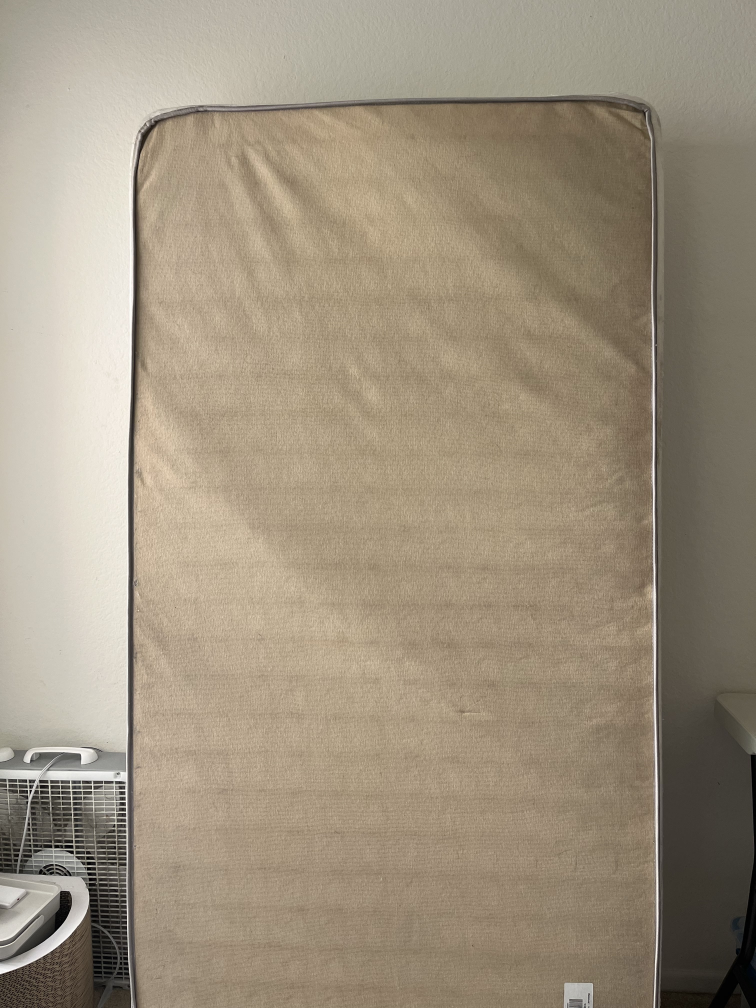
#> input picture res/IMG_0946.jpg, 3024 x 4032 px, given in place of the camera (shown at 1/4 size)
$ python bedDetection.py
#> lines starting #> are read from the running program, lines starting #| are printed output that depends on the picture; after the words box and inside, x2 and y2 are one past the last pixel; in counts of white or black regions, pixels touching at a corner belong together
import cv2
import numpy as np

def clahe(img, clip_limit=2.0, grid_size=(8,8)):
    clahe = cv2.createCLAHE(clipLimit=clip_limit, tileGridSize=grid_size)
    return clahe.apply(img)

def getBedBoundingBox() -> tuple:
    cap = cv2.VideoCapture(0)
    brightest_rectangle = None
    totalFrames = 0
    canvas = None
    while totalFrames < 20:
        ret, img = cap.read()
#> img is the input picture: shape (4032, 3024, 3); mean B, G, R 126.6, 145.9, 158.2
        # HSV thresholding to get rid of as much background as possible
        hsv = cv2.cvtColor(img, cv2.COLOR_BGR2HSV)
#> hsv: shape (4032, 3024, 3); mean H, S, V 19.2, 53, 158.2
        lower_blue = np.array([10, 0, 20])
        upper_blue = np.array([150, 40, 225])
        mask = cv2.inRange(hsv, lower_blue, upper_blue)
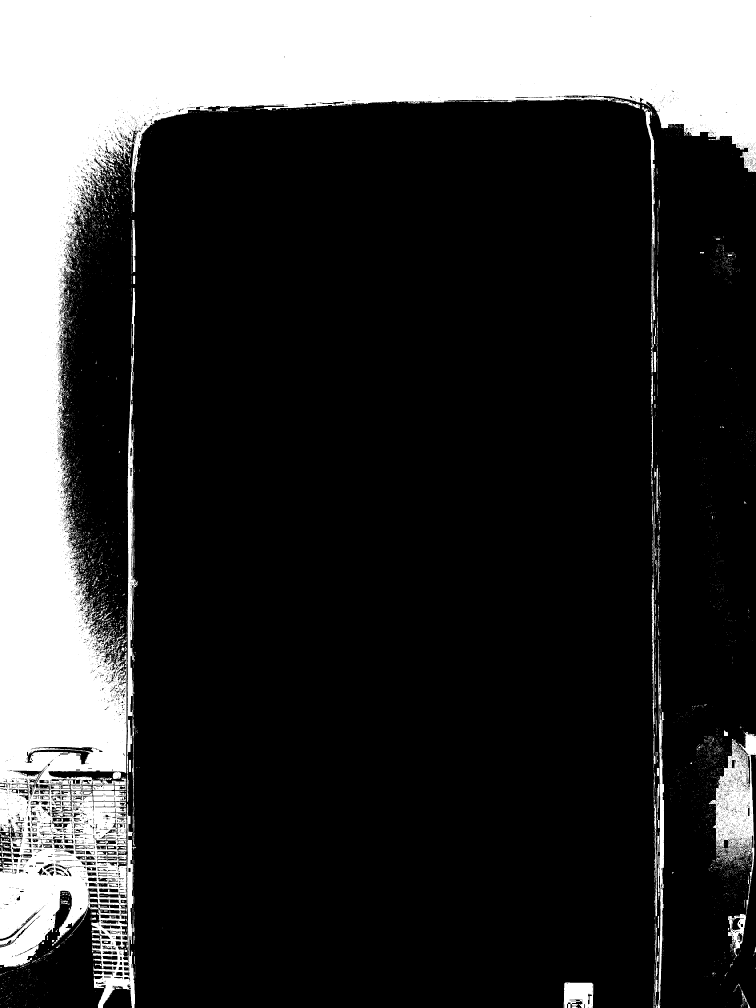
#> mask: shape (4032, 3024) (shown at 1/4 size); 22.1% white; 7100 white regions (6647 under 20 px), largest, box (x1, y1, x2, y2) and area: (0, 0, 3024, 4032) 2510209, (2836, 2928, 3024, 3826) 55600, (508, 1152, 551, 3208) 26941
        result = cv2.bitwise_and(img, img, mask=mask)
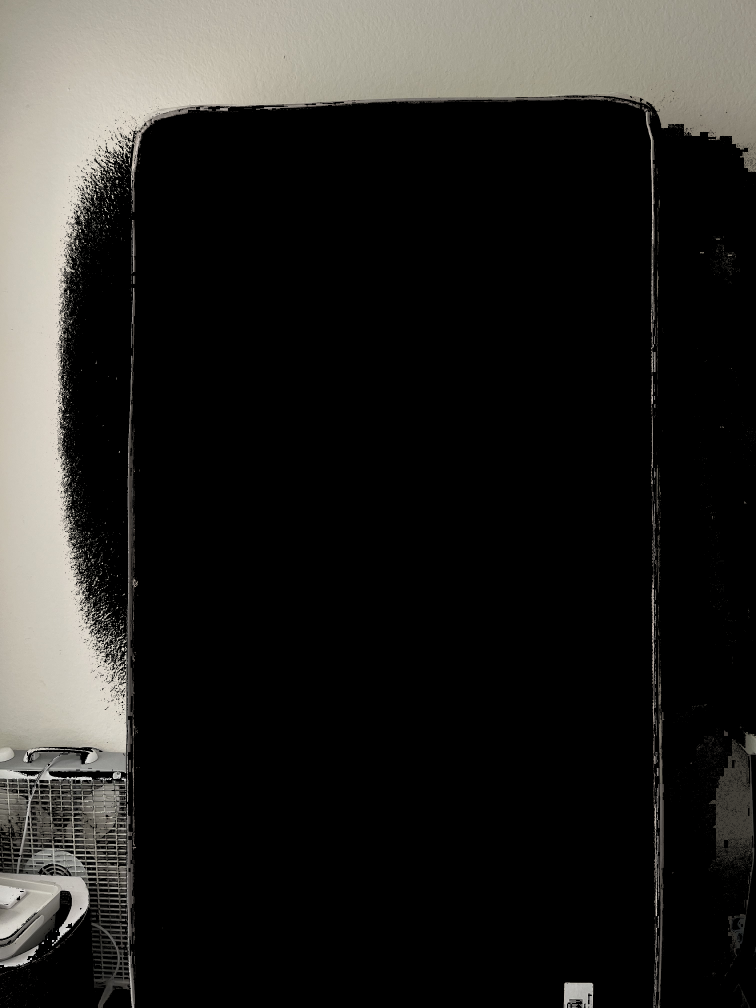
#> result: shape (4032, 3024, 3) (shown at 1/4 size); mean B, G, R 34.7, 37.4, 38.4
        b, g, r = cv2.split(result)
        g = clahe(g, 5, (3, 3))
#> in clahe, `return clahe.apply(img)`:
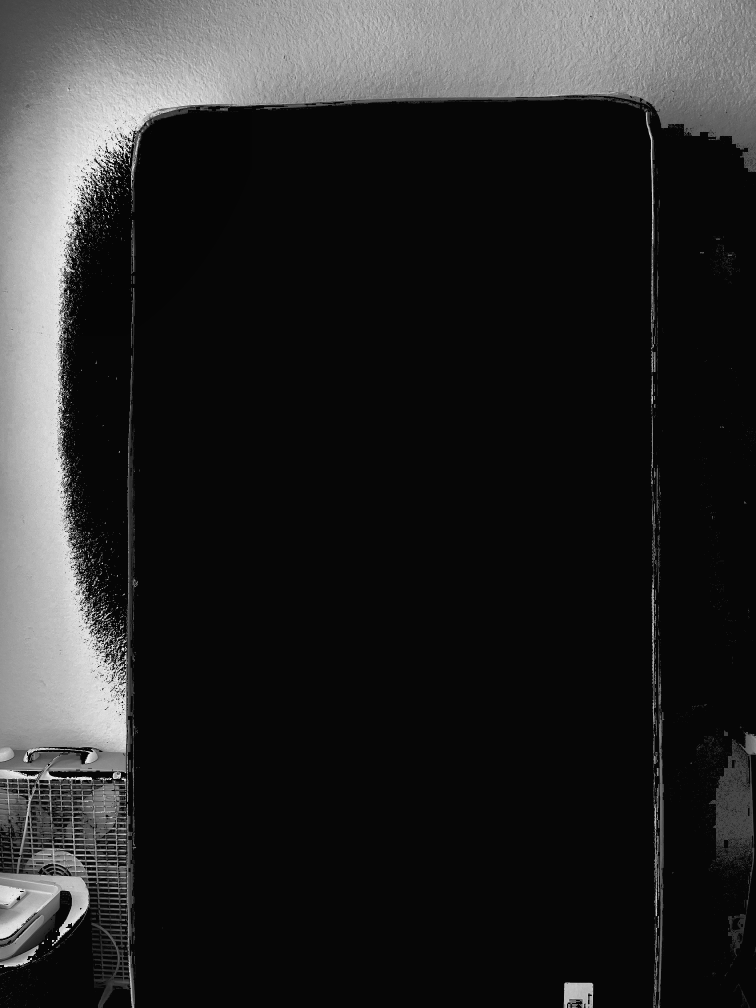
#> returned value: shape (4032, 3024) (shown at 1/4 size); min 5, max 242, mean 38.5

        # Adaptive Thresholding to isolate the bed
        img_blur = cv2.blur(g, (9, 9))
        img_th = cv2.adaptiveThreshold(img_blur, 255, cv2.ADAPTIVE_THRESH_GAUSSIAN_C,
                                    cv2.THRESH_BINARY, 51, 2)
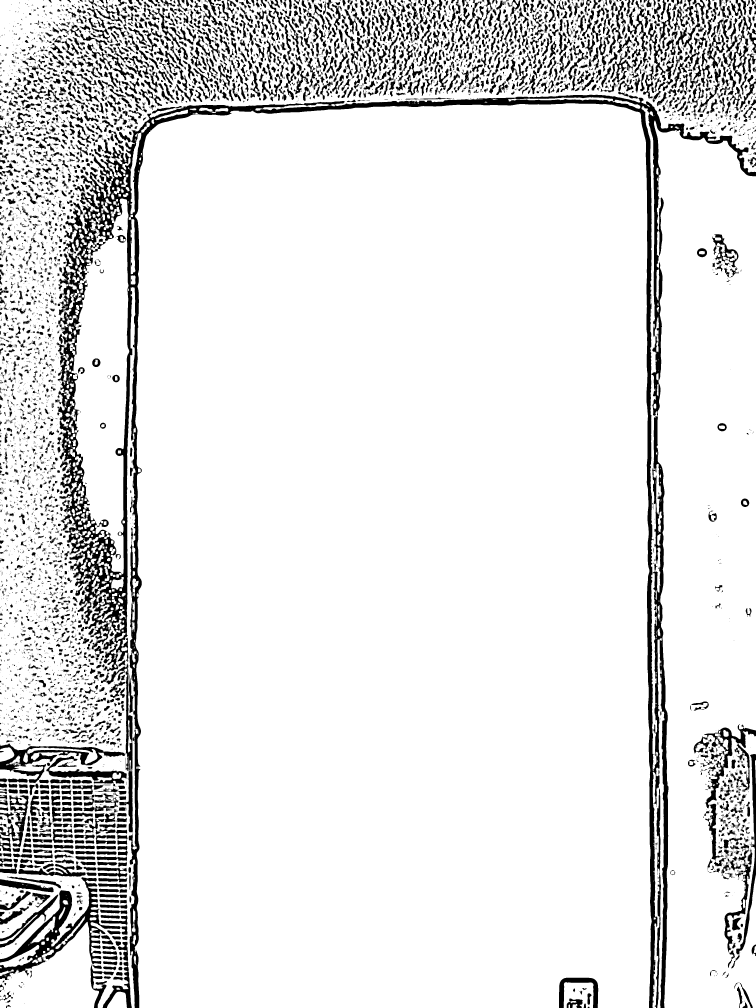
#> img_th: shape (4032, 3024) (shown at 1/4 size); 89.5% white; 9058 black regions (5898 under 20 px)

        contours, hierarchy = cv2.findContours(img_th,
                                                cv2.RETR_CCOMP,
                                                cv2.CHAIN_APPROX_SIMPLE)
#> contours = 11859 contours, 8127 with area under 20; largest, box (x1, y1, x2, y2) and area: (538, 413, 2607, 4032) 7304385, (0, 0, 3024, 4032) 2532373, (2616, 482, 3024, 4032) 1244163, (273, 794, 517, 2301) 217576, (0, 3687, 396, 4032) 75104

        # Filter the rectangle by choosing only the big ones (within a certain area)
        # and choose the brightest rectangle as the bed
        # also filter with rectangle not starting at the edges of the frame
        max_brightness = 0
        canvas = img.copy()
        for cnt in contours:
            rect = cv2.boundingRect(cnt)
            x, y, w, h = rect
            if w*h <= 1000000 and w*h > 25000 and x != 0 and y != 0:
                mask = np.zeros(img.shape, np.uint8)
                mask[y:y+h, x:x+w] = img[y:y+h, x:x+w]
                brightness = np.sum(mask)
                if brightness > max_brightness and (not brightest_rectangle or w*h > brightest_rectangle[2] * brightest_rectangle[3]):
                    brightest_rectangle = rect
                    #print(brightest_rectangle)
                    max_brightness = brightness
#> this loop made 11859 passes
#> (x, y, w, h, brightness, max_brightness) on passes 448, 1207: (2610, 2553, 48, 1479, 23450013, 23450013), (273, 794, 244, 1507, 249381991, 249381991)
#> (x, y, w, h, brightness) on passes 1501, 1961, 2869, 3660: (2897, 3399, 113, 412, 6064613), (2566, 423, 80, 2660, 72021417), (184, 3023, 324, 124, 19656764), (425, 2652, 108, 680, 35472271)
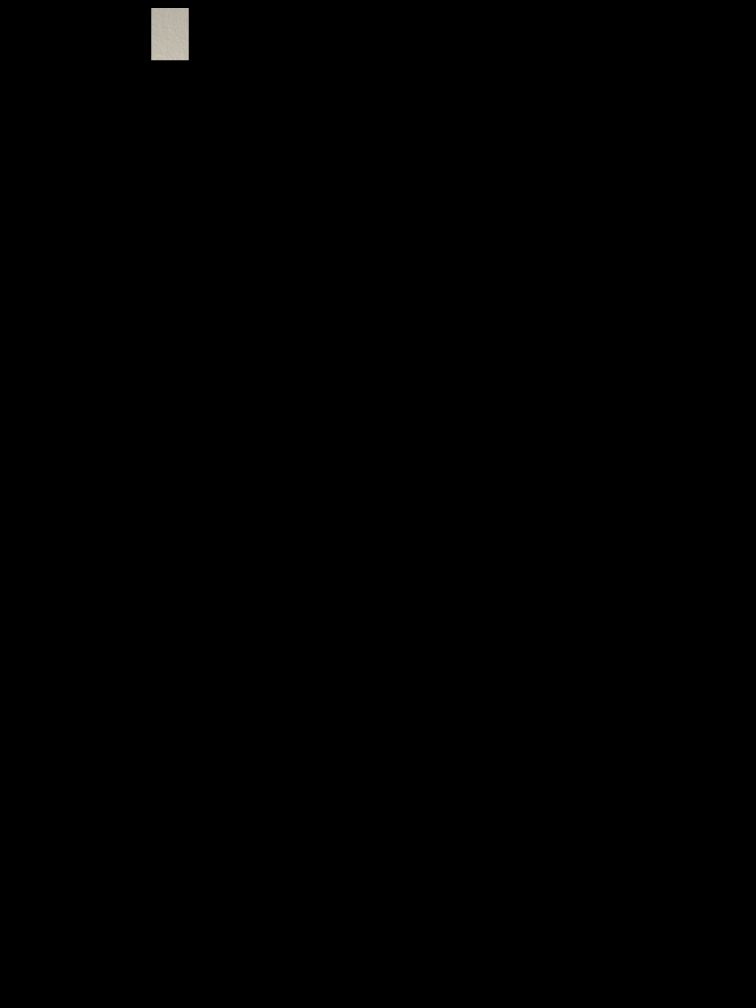
#> mask: shape (4032, 3024, 3) (shown at 1/4 size); mean B, G, R 0.4, 0.5, 0.5
#> after the loop, max_brightness = 249381991
                # cv2.imshow("mask", mask)
                # cv2.waitKey(0)
        totalFrames += 1

    x, y, w, h = brightest_rectangle
    cv2.rectangle(canvas, (x,y), (x+w, y+h), (0,255,0), 1)
    cv2.imshow("canvas", canvas)
    cv2.imwrite("samples/bedD.jpg", canvas)
    return brightest_rectangle

if __name__ == "__main__":
    getBedBoundingBox()
